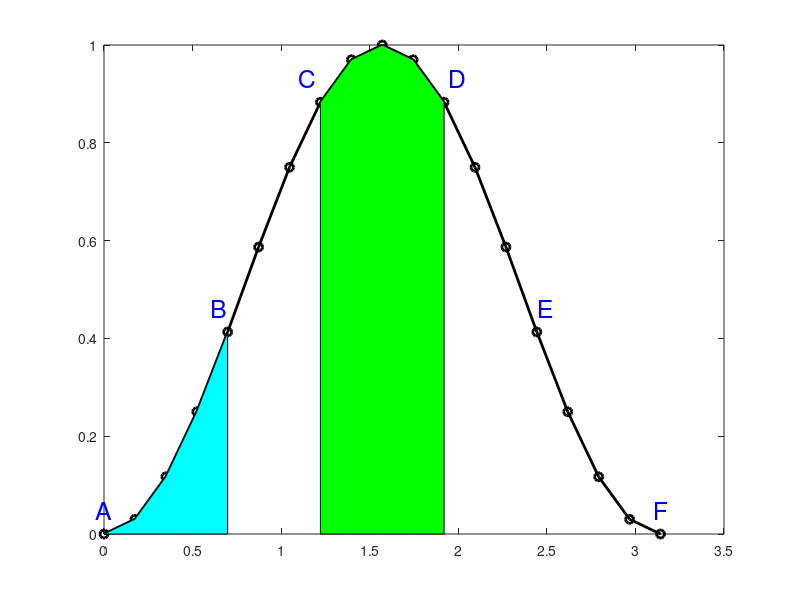
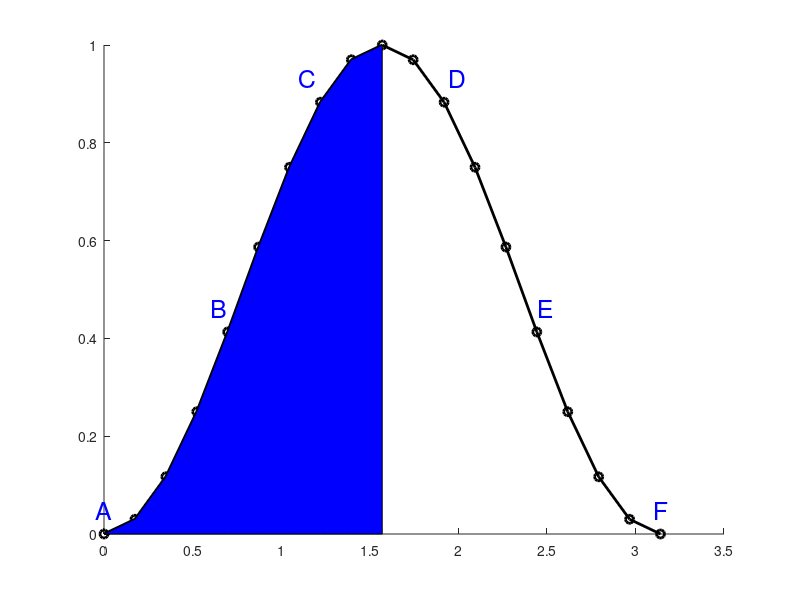

MATLAB code to generate these figures, in order: (Note: this script raises an error after producing the figures.)
% Create a dipoleMeander antenna
% Generated by MATLAB(R) 9.14 and Antenna Toolbox 5.4.
% Started on: 13-May-2023 08:00:20

%% radiation resistance and efficiency model

% from the 1958 Heaviside paper
% sin(x) squared graph, over 256 foot aerial
aerial_length = 256;
x = 0:pi/18:pi;
y = sin(x).*sin(x);

% recreate the A, B, C, D points on the graph in the paper

idx = [1, 5, 8, 12, 15, 19]   % the index of the location of the labels
labels = {'A', 'B', 'C', 'D', 'E', 'F'};   % list of the labels in the paper
x_offset = [0, -0.05, -0.075, 0.075, 0.05, 0]   % makes the labels much prettier


figure
p = plot(x, y, "-o", "Color", "k", "LineWidth", 2)
for ind = 1:length(labels)
    disp(x(idx(ind)))
text((x(idx(ind))) + x_offset(ind), y(idx(ind)) + 0.05, labels(ind), "Color", "b","FontSize", 18, "HorizontalAlignment", "center")
end

% Let's do some animation?
ABx = x(1:5)
ABy = y(1:5)
CDx = x(8:12)
CDy = y(8:12)
centerx = x(1:10)
centery = y(1:10)

hold on
area(ABx, ABy,"FaceColor","c" )
area(CDx, CDy, "FaceColor","g")
hold off

figure
hold on
p = plot(x, y, "-o", "Color", "k", "LineWidth", 2)
for ind = 1:length(labels)
    disp(x(idx(ind)))
text((x(idx(ind))) + x_offset(ind), y(idx(ind)) + 0.05, labels(ind), "Color", "b","FontSize", 18, "HorizontalAlignment", "center")
end
area(centerx, centery, "FaceColor", "b")
hold off

%% N5ESE antenna calculations

% But there is a method by which the portion acting as an aerial can be
% made to act as the center portion. This method causes the current, after
% reflection at the insulator, to build up to maximum in the aerial by
% putting the required length of wire between the aerial proper and the
% insulator. This special length of wire must be wound non-inductively and
% spaced at least 1 inch and of a length equal to a quarter wavelength for
% the band in use, minus one half the length of the aerial top. 



% This "loading coil" can be wound around a cylinder or flattened out in in
% a tab or wing or two-dimensional area. 

% 12 foot 7 band "doublet" has 11.5 feet in each loading coil, and 5 feet
% of radiator on each side.

n5ese_length_ft = 11.5+11.5+5+5;



%% parameters
% 7.1 MHz half wavelength is 21.126760563380284 m
% 7.1 MHz half wavelength is 69.29577464788733

% 7.2 MHz half wavelength is 20.833333333333332 m
% 7.2 MHz half wavelength is 68.33333333333333 ft

% 3.75 MHz half wavelength is 131.2 ft
% 3.75 MHz half wavelength is 40 m

% 1.9 MHz half wavelength is 258.94736842105266 ft
% 1.9 MHz half wavelength is 78.94736842105263 m

% take the middle one third of the structure for the radiating element
frequency = 14.2e6  % in Hz
fut = 23.65e6 % in Hz, fut  is frequency under test, which centers it where it seemed to perform best
c = 299792458   % speed of light in m/s

wavelength = c/frequency 
radiatorLength = wavelength/6 % one third of a half wave dipole in meters

u = symunit;
radiatorLength_ft = unitConvert(radiatorLength*u.m, u.ft)
[len units] = separateUnits(radiatorLength_ft);
len = double(len) % one third of a half wave dipole in feet. 

%% Notch Length set

% if the folded elements are executed with a one inch gap,
% then set 
% antennaObject.NotchLength = 0.0254 m (one inch)
% this is the top horizonal length of the folded element. 

% antennaObject.NotchWidth is the height of the folded elements.

% the second through N values of 
% antennaObject.ArmLength are the bottom horizontal length
% of the folded element. We want this to be one inch too. Use NotchLength
% for that too.

% so now we solve for something space efficient. 
% perhaps a square? Let's get to as close a square shape as we can.

% we know the lenghth of wire in the folded element sections.
% it's equal to radiatorLength. 

% we know NotchLength = ArmLength 2 ... N = 0.0254 m
% we know the height and width of our square folded element
% will be equal to each other. This is antennaObject.NotchWidth 
% We just need to come up with the right expression.
% This one is brute force, which is not a great tactic.
% we did this at the gym that day. Need to recreate it.


NotchLength = 0.0254;

%% determine number of humps in folded section
%radiatorLength = numHumps*(2*NotchWidth + 2*NotchLength)

%NotchRun = numHumps*2*NotchLength

%NotchWidth = height of folded elements = NotchRun
%substitute in NotchRun for NotchLength 

%radiatorLength = numHumps*(2*(numHumps*2*NotchLength) + 2*NotchLength)
%radiatorLength = numHumps*(4*numHumps*NotchLength + 2*NotchLength)
%radiatorLength = 4*NotchLength*numHumps^2 + 2*NotchLength*numHumps
%we can use the quadratic equation
% 0 = 4*NotchLength*numHumps^2 + 2*NotchLength*numHumps - radiatorLength
A = 4*NotchLength;
B = 2*NotchLength;
C = -radiatorLength;

numHumps = ((-B)+((B^2-4*A*C))^0.5)/(2*A)
numHumps_2= ((-B)-((B^2-4*A*C))^0.5)/(2*A);

% NotchRun is the horizontal length of the folded element section
% NotchWidth is the vertical length of the folded element section

% in N5ESE's version, we see
% 12 feet of cable with up 1 foot up 1 foot over 1 foot down 1 foot over as one hump, 
% so there are 3 humps each 4 feet long 

% pick the floor or ceiling of this to get an integer result, and then recalculate the
% NotchWidth. 

integerNumHumps = floor(numHumps)

%radiatorLength = numHumps*(2*NotchWidth + 2*NotchLength)
finalNotchWidth = (radiatorLength - 2*integerNumHumps*NotchLength)/(integerNumHumps*2)

% for an outdoor installation, put the inductive load around a cylinder. Do
% this with acrylic disks or somethign like that. We have the NotchRun,
% which is notch length times the integral number of humps. 

NotchRun = integerNumHumps*NotchLength*2

%% determine cowling diameter

cowlingDiameter = NotchRun/pi
cowlingDiameter_in = unitConvert(cowlingDiameter*u.m, u.in)
[dia units] = separateUnits(cowlingDiameter_in);
dia = double(dia) % diameter of the two disks in inches to make the cowling 

% we need to separate the wires by an inch. Install one inch wide square
% teeth separated by a one inch gap all the way around the cowling disks. 

% in order to draw a diagram, we need some points around a circle.
% theta runs from -pi to pi and has a point every pi/180 radians, or every
% 1 degree.

theta = [-pi:pi/36:pi]

% 2*integer number of humps is the number of tooth edges around a circle.
% 2*pi/2*5 humps is how many radians are between tooth edges.
% tooth defines enough points to draw a gear tooth or gap.
% tooth is 0 to (2*pi/2*integer number of humps), with values every pi/180
% (1 degree)

tooth = [pi/180:pi/180:(2*pi/(2*integerNumHumps))]

%draw the cowling
figure
hold on
%draw the outer edges of the gear teeth
%we draw every other tooth
inx = [1:2*integerNumHumps] % set up an array with an index for edge tooth edge
%we're going to draw every other tooth, so collect up the tooth edges that
%correspond to the places where every other tooth starts. I picked odds.
inx_odds = inx(1:2:end) 

%draw the outer edge of a tooth then rotate a full tooth then draw another
%tooth.
for i = 1:length(inx_odds)
    plot( ((cowlingDiameter + NotchLength)/2)* cos(tooth+inx_odds(i)*((2*pi)/integerNumHumps)),  ((cowlingDiameter + NotchLength)/2) * sin(tooth+inx_odds(i)*((2*pi)/integerNumHumps)), "LineWidth", 3)
end

% draw original cowling diameter
plot(cowlingDiameter/2 * cos(theta), cowlingDiameter/2 * sin(theta), "LineWidth", 3 )
hold on

% draw lines indicating where the gear teeth are
for r=[1:2*integerNumHumps]
line([cowlingDiameter/2*cos(r*2*pi/(2*integerNumHumps)) (cowlingDiameter+NotchLength)/2*cos(r*2*pi/(2*integerNumHumps))], ...
    [cowlingDiameter/2*sin(r*2*pi/(2*integerNumHumps)) (cowlingDiameter+NotchLength)/2*sin(r*2*pi/(2*integerNumHumps))], "LineWidth", 3)
end

% we know the angle, chord length = 2*r*sin(theta/2)
% calculate arc length, circumference/(2*pi/10) <== use this number to
% calculate a new radius for the chord length.

arc_length = (cowlingDiameter*pi)*(2*pi/(2*integerNumHumps))/(2*pi);

chord_length = 2*(cowlingDiameter/2)*sin((2*pi/(2*integerNumHumps))/2);

optimized_cowlingDiameter = arc_length/sin((2*pi/(2*integerNumHumps))/2);

outside_diameter = optimized_cowlingDiameter + NotchLength;

%draw the optimized diameter that accounts for the wire going across the
%chord instead of following the arc of a circular gear lacing system.
plot( (optimized_cowlingDiameter/2)* cos(theta), (optimized_cowlingDiameter/2) * sin(theta), "LineWidth", 3)
hold off

%% Antenna Properties 

antennaObject = dipoleMeander;
antennaObject.Width = 0.002623;
%antennaObject.ArmLength = [7.3152, 0.0254, 0.0254, 0.0254, 0.0254, 0.0254, 0.0254, 0.0254, 0.0254, 0.0254, 0.0254, 0.0254];
antennaObject.ArmLength = [radiatorLength, repmat(NotchLength, 1, integerNumHumps)]

antennaObject.NotchLength = 0.0254;
antennaObject.NotchWidth = finalNotchWidth;
% Show
figure
show(antennaObject) 

%% Antenna Analysis 
% Define plot frequency 
plotFrequency = fut; %using the frequency where we saw the best SWR?
% Define frequency range for analysis and visualizations
% This could be and possibly should be parameterized, but let's model 40m to 10m
% Here are some other ways of doing it:
%freqRange = (0.5*plotFrequency:0.1*plotFrequency:1.5*plotFrequency);
%testFreqRange = (1.6*frequency: 0.01*frequency:2*frequency);
% here is the fixed range we're using right now:
freqRange = (7e6:100e3:28e6)
% Reference Impedance 
refImpedance = 50;


%% calcluations

% impedance
%figure;
%impedance(antennaObject, freqRange)

% Antenna is typically constructed using wires. Use the wireStack 
% function to convert the strip model to a wire model. You cannot 
% change the geometric properties of the antenna. However, you can 
% set the FeedLocation, FeedVoltage, Tilt, and TiltAxis properties. 
% To update the geometrical properties such as ArmLength and Width, 
% you must convert the wire model back to the strip model.

wireAntennaObject = wireStack(antennaObject)

% show the antenna
figure
show(wireAntennaObject)

% impedance of wire antenna
figure
impedance(wireAntennaObject, freqRange)

% produce antenna pattern
figure
pattern(wireAntennaObject, plotFrequency)

% Antenna efficiency of microstrip antenna
figure
efficiency(antennaObject, freqRange)

% Charge distribution on antenna
figure
charge(wireAntennaObject, plotFrequency)

% Current distribution on antenna
figure
current(wireAntennaObject, plotFrequency)

%% Attempt Smith chart
%d = dipole;  % we have a wireAntennaObject 
%freq = linspace(60e6, 90e6, 200); % we have testFreqRange
figure 
s_50 = sparameters(wireAntennaObject, freqRange, 50);
hg = smithplot(s_50,[1,1]);
hg.LegendLabels = {"S11 at 50#ohm"};
hg.LineWidth = 2;

%% Attempt to add coax cable to analysis
%Model the Effect of Coaxial Cable

%The coaxial cable connected to the fabricated dumbell antenna is a LMR-400 with a 
% characteristic impedance of 50 Ω. Create a model of this coaxial cable using RF Toolbox.

out_radius = 0.0813/2; %Overall Braid Diameter: 0.320in (8.13mm). function wants meters!
in_radius = 0.0274/2; % 2.74mm is the inner conductor diameter. function wants meters!
eps_r = 1.38; % we think it's 1.38 for LMR400. This is close to the default.
line_length = 23.8; % in meters

coax_cable = rfckt.coaxial;
coax_cable.OuterRadius = out_radius;
coax_cable.InnerRadius = in_radius;
coax_cable.EpsilonR = eps_r;
coax_cable.LossTangent = 2e-4;
coax_cable.LineLength = line_length;

% Analyze the coaxial cable at the range of frequencies intended for operation
% and use the antenna's impedance as the load. 
% Compute the input VSWR for the coaxial cable and dumbbell antenna.

Zantenna =impedance(wireAntennaObject, freqRange);
analyze(coax_cable, freqRange, Zantenna);
figure
hline = plot(coax_cable,'VSWRin','None');
hline.LineWidth = 2;

%% Special Operations
%openExample('antenna/atx_farfield_visualization')

% Define Spatial Plane Extent
lambda = physconst('lightspeed')/plotFrequency;
SpatialInfo.XSpan = 0.4*lambda; % was 5*lambda
SpatialInfo.YSpan = 0.4*lambda;
SpatialInfo.ZSpan = 0.4*lambda;
SpatialInfo.NumPointsX = 400;
SpatialInfo.NumPointsY = 400;
SpatialInfo.NumPointsZ = 400;
% Define Time Extent
Tperiod = 1/plotFrequency;
T = 2*Tperiod; % was 2
TimeInfo.TotalTime = T;
TimeInfo.SamplingTime = [];
% Define E-Field Data details
DataInfo.Component = 'Ex';
DataInfo.PlotPlane = 'XZ';
DataInfo.DataLimits = [-2 6];
DataInfo.ScaleFactor = 1;
DataInfo.GifFileName = 'dumbbellEz.gif';
DataInfo.CloseFigure = true;
%% Animate
helperAnimateEHFields(antennaObject,plotFrequency,SpatialInfo, TimeInfo, DataInfo)
writeaAnimation("dumbbellEz.gif") %helper function saves it for us already, I think. 